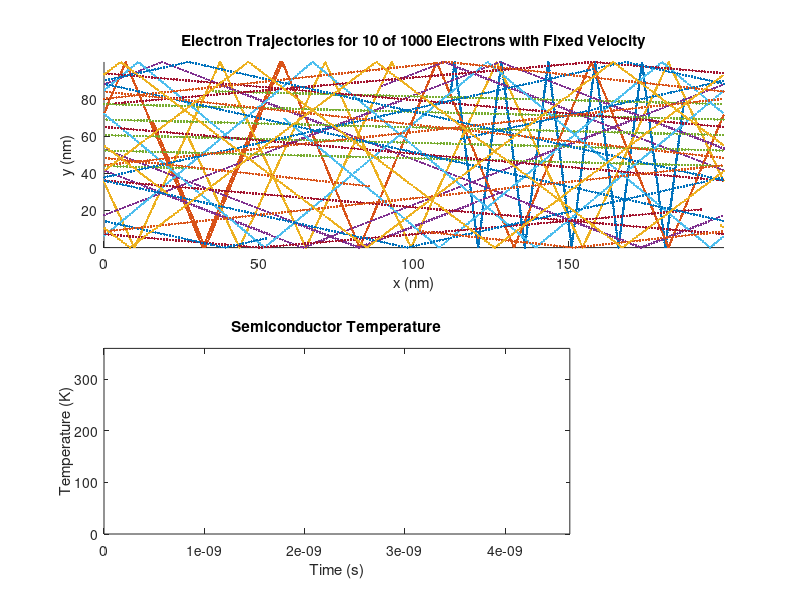

MATLAB code for this plot:
%%Question 1

m0 = 9.10938356e-31;
m = 0.26*m0;
T = 300;
k = 1.38064852e-23;

%% Question 1
% To calculate the thermal energy, it is noted that there are two degrees
% of freedom for the electrons. Using Maxwell's principle of equipartition
% of energy,
%
% $$\overline{KE}=\frac{1}{2}kT = 2(\frac{1}{2}m\overline{v^2}) \Rightarrow \overline{v^2}=\frac{2kT}{m}$$

vth = sqrt(2*k*T/m);

%%
% Or 18.7 um/s. The mean free path, $l$, is simply

l = vth*0.2e-12;

%%
% Thus the mean free path is about 37.4 nm.

% Set up the simulation

width = 100e-9;
length = 200e-9;
population_size = 1000;
plot_population = 10;
time_step = width/vth/100;
iterations = 1000;
show_movie = 0;

% Each row corresponds to an electron with the position and velocities
% [x y vx vy]
state = zeros(population_size, 4);
trajectories = zeros(iterations, plot_population*2);
temperature = zeros(iterations,1);

% Generate an initial population
for i = 1:population_size
    angle = rand*2*pi;
    state(i,:) = [length*rand width*rand vth*cos(angle) vth*sin(angle)];
end

for i = 1:iterations
    %Update positions
    state(:,1:2) = state(:,1:2) + time_step.*state(:,3:4);
    
    j = state(:,1) > length;
    state(j,1) = state(j,1) - length;
    
    j = state(:,1) < 0;
    state(j,1) = state(j,1) + length;
    
    j = state(:,2) > width;
    state(j,2) = 2*width - state(j,2);
    state(j,4) = -state(j,4);
    
    j = state(:,2) < 0;
    state(j,2) = -state(j,2);
    state(j,4) = -state(j,4);
    
    temperature(i) = (sum(state(:,3).^2) + sum(state(:,4).^2))*m/k/2/population_size;
    
    for j=1:plot_population
        trajectories(i, (2*j):(2*j+1)) = state(j, 1:2);
    end 
    
    % Update the movie every 5 iterations
    if show_movie && mod(i,5) == 0
        figure(1);
        subplot(2,1,1);
        hold off;
        plot(state(1:plot_population,1)./1e-9, state(1:plot_population,2)./1e-9, 'o');
        axis([0 length/1e-9 0 width/1e-9]);
        title(sprintf('Trajectories for %d of %d Electrons with Fixed Velocity',...
        plot_population, population_size));
        xlabel('x (nm)');
        ylabel('y (nm)');
        if i > 1
            subplot(2,1,2);
            hold off;
            plot(time_step*(0:i-1), temperature(1:i));
            axis([0 time_step*iterations 0 max(temperature)*1.2]);
            title('Semiconductor Temperature');
            xlabel('Time (s)');
            ylabel('Temperature (K)');
        end
        pause(0.05);
    end
end

% Show trajectories after the movie is over
figure(1);
subplot(2,1,1);
title(sprintf('Electron Trajectories for %d of %d Electrons with Fixed Velocity',...
    plot_population, population_size));
xlabel('x (nm)');
ylabel('y (nm)');
axis([0 length/1e-9 0 width/1e-9]);
hold on;
for i=1:plot_population
    plot(trajectories(:,i*2)./1e-9, trajectories(:,i*2+1)./1e-9, '.');
end

if(~show_movie)
    subplot(2,1,2);
    hold off;
    plot(time_step*(0:iterations-1), temperature);
    axis([0 time_step*iterations 0 max(temperature)*1.2]);
    title('Semiconductor Temperature');
    xlabel('Time (s)');
    ylabel('Temperature (K)');
end

% Store the positions and velocities of the electrons